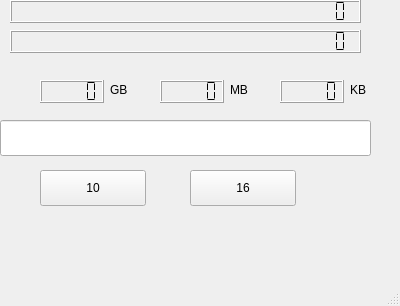
<?xml version="1.0" encoding="UTF-8"?>
<ui version="4.0">
 <class>MainWindow</class>
 <widget class="QMainWindow" name="MainWindow">
  <property name="geometry">
   <rect>
    <x>0</x>
    <y>0</y>
    <width>400</width>
    <height>306</height>
   </rect>
  </property>
  <property name="windowTitle">
   <string>MainWindow</string>
  </property>
  <widget class="QWidget" name="centralWidget">
   <widget class="QLCDNumber" name="lcdNumber_Dec">
    <property name="geometry">
     <rect>
      <x>10</x>
      <y>0</y>
      <width>351</width>
      <height>23</height>
     </rect>
    </property>
    <property name="digitCount">
     <number>32</number>
    </property>
    <property name="segmentStyle">
     <enum>QLCDNumber::Flat</enum>
    </property>
    <property name="value" stdset="0">
     <double>0.000000000000000</double>
    </property>
   </widget>
   <widget class="QLCDNumber" name="lcdNumber_Hex">
    <property name="geometry">
     <rect>
      <x>10</x>
      <y>30</y>
      <width>351</width>
      <height>23</height>
     </rect>
    </property>
    <property name="digitCount">
     <number>32</number>
    </property>
    <property name="mode">
     <enum>QLCDNumber::Hex</enum>
    </property>
    <property name="segmentStyle">
     <enum>QLCDNumber::Flat</enum>
    </property>
    <property name="value" stdset="0">
     <double>0.000000000000000</double>
    </property>
   </widget>
   <widget class="QLineEdit" name="lineEdit">
    <property name="geometry">
     <rect>
      <x>0</x>
      <y>120</y>
      <width>371</width>
      <height>36</height>
     </rect>
    </property>
   </widget>
   <widget class="QPushButton" name="pushButton_Dec">
    <property name="geometry">
     <rect>
      <x>40</x>
      <y>170</y>
      <width>106</width>
      <height>36</height>
     </rect>
    </property>
    <property name="text">
     <string>10</string>
    </property>
   </widget>
   <widget class="QPushButton" name="pushButton_Hex">
    <property name="geometry">
     <rect>
      <x>190</x>
      <y>170</y>
      <width>106</width>
      <height>36</height>
     </rect>
    </property>
    <property name="text">
     <string>16</string>
    </property>
   </widget>
   <widget class="QLCDNumber" name="lcdNumber_MB">
    <property name="geometry">
     <rect>
      <x>160</x>
      <y>80</y>
      <width>64</width>
      <height>23</height>
     </rect>
    </property>
    <property name="segmentStyle">
     <enum>QLCDNumber::Flat</enum>
    </property>
   </widget>
   <widget class="QLCDNumber" name="lcdNumber_KB">
    <property name="geometry">
     <rect>
      <x>280</x>
      <y>80</y>
      <width>64</width>
      <height>23</height>
     </rect>
    </property>
    <property name="segmentStyle">
     <enum>QLCDNumber::Flat</enum>
    </property>
   </widget>
   <widget class="QLCDNumber" name="lcdNumber_GB">
    <property name="geometry">
     <rect>
      <x>40</x>
      <y>80</y>
      <width>64</width>
      <height>23</height>
     </rect>
    </property>
    <property name="segmentStyle">
     <enum>QLCDNumber::Flat</enum>
    </property>
   </widget>
   <widget class="QLabel" name="label_GB">
    <property name="geometry">
     <rect>
      <x>110</x>
      <y>80</y>
      <width>31</width>
      <height>20</height>
     </rect>
    </property>
    <property name="text">
     <string>GB</string>
    </property>
   </widget>
   <widget class="QLabel" name="label_KB">
    <property name="geometry">
     <rect>
      <x>350</x>
      <y>80</y>
      <width>21</width>
      <height>20</height>
     </rect>
    </property>
    <property name="text">
     <string>KB</string>
    </property>
   </widget>
   <widget class="QLabel" name="label_MB">
    <property name="geometry">
     <rect>
      <x>230</x>
      <y>80</y>
      <width>21</width>
      <height>20</height>
     </rect>
    </property>
    <property name="text">
     <string>MB</string>
    </property>
   </widget>
  </widget>
  <widget class="QMenuBar" name="menuBar">
   <property name="geometry">
    <rect>
     <x>0</x>
     <y>0</y>
     <width>400</width>
     <height>34</height>
    </rect>
   </property>
  </widget>
  <widget class="QStatusBar" name="statusBar"/>
 </widget>
 <layoutdefault spacing="6" margin="11"/>
 <resources/>
 <connections/>
</ui>
